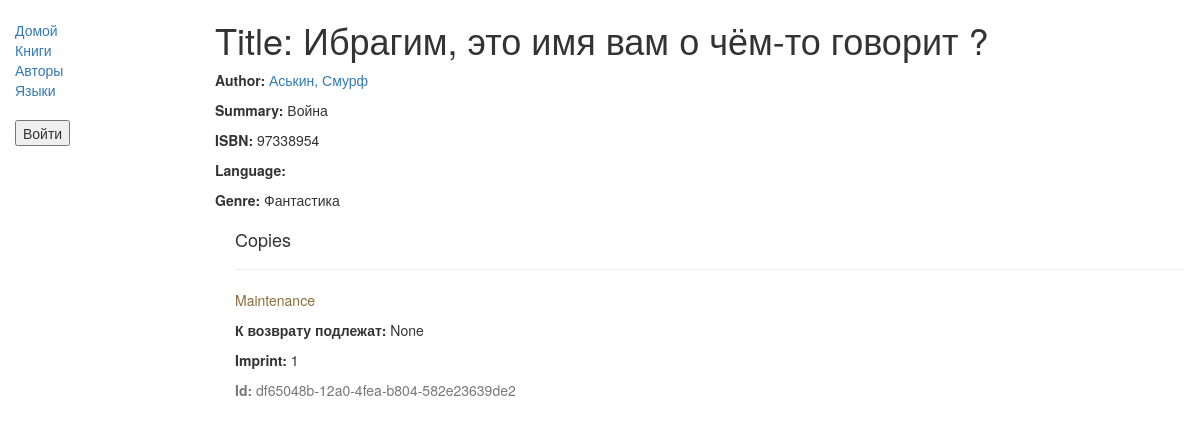
/catalog/book/2, run on the app's committed database.
### catalog/models.py (models this page shows, shortened)
class Book(models.Model):
    title = models.CharField(max_length=200)
    author = models.ForeignKey('Author', on_delete=models.SET_NULL, null=True)
    """
    # Используется внешний ключ(ForeignKey), потому что у книги может быть только один автор, но у авторов может быть несколько книг
    # Автор в виде строки, а не объекта, поскольку он еще не был объявлен в файле.
    """
    summary = models.TextField(max_length=1000, help_text="Enter a brief description of the book")
    isbn = models.CharField('ISBN',max_length=13, help_text='13 Character <a href="https://www.isbn-international.org/content/what-isbn">ISBN number</a>')
    genre = models.ManyToManyField(Genre, help_text="Select a genre for this book")
    """
    # ManyToManyField(многие ко многим) используется потому, что жанр может содержать много книг. Книги могут охватывать много жанров.
    # Класс жанра уже определен, поэтому мы можем указать объект, указанный выше.
    """
    def display_genre(self):
        """
        Creates a string for the Genre. This is required to display genre in Admin.
        """
        return ', '.join([genre.name for genre in self.genre.all()[:3]])
    display_genre.short_description = 'Genre'

class Author(models.Model):
    first_name = models.CharField(max_length=100)
    last_name = models.CharField(max_length=100)
    date_of_birth = models.DateField(null=True, blank=True)
    date_of_death = models.DateField('Died', null=True, blank=True)
    def __str__(self):
        return '%s, %s' % (self.last_name, self.first_name)

class Genre(models.Model):
    name = models.CharField(max_length=200, help_text="Введите жанр книги")
    def __str__(self):
        return self.name

class BookInstance(models.Model):
    id = models.UUIDField(primary_key=True, default=uuid.uuid4, help_text="Unique ID for this particular book across whole library")
    book = models.ForeignKey('Book', on_delete=models.SET_NULL, null=True)
    imprint = models.CharField(max_length=200)
    due_back = models.DateField(null=True, blank=True)
    LOAN_STATUS = (
        ('m', 'Maintenance'),
        ('o', 'On loan'),
        ('a', 'Available'),
        ('r', 'Reserved'),
    )
    status = models.CharField(max_length=1, choices=LOAN_STATUS, blank=True, default='m', help_text='Забронировать наличие')
    class Meta:
        ordering = ["due_back"]
        permissions = (("can_mark_returned", "Set book as returned"),)
    borrower = models.ForeignKey(User, on_delete=models.SET_NULL, null=True, blank=True)

### catalog/views.py (the view, shortened to what this page needs)
# urls.py: path('book/<int:pk>', views.BookDetailView.as_view(), name='book-detail'),
class BookDetailView(generic.DetailView):
    model = Book

### catalog/templates/catalog/book_detail.html
{% extends "base_generic.html" %}
{% block content %}
  <h1>Title: {{ book.title }}</h1>
  <p><strong>Author:</strong> <a href="">{{ book.author }}</a></p>
  <p><strong>Summary:</strong> {{ book.summary }}</p>
  <p><strong>ISBN:</strong> {{ book.isbn }}</p>
  <p><strong>Language:</strong> {{ book.language }}</p>
  <p><strong>Genre:</strong> {% for genre in book.genre.all %} {{ genre }}{% if not forloop.last %}, {% endif %}{% endfor %}</p>
  <div style="margin-left:20px;margin-top:20px">
    <h4>Copies</h4>
    {% for copy in book.bookinstance_set.all %}
    <hr>
    <p class="{% if copy.status == 'a' %}text-success{% elif copy.status == 'd' %}text-danger{% else %}text-warning{% endif %}">{{ copy.get_status_display }}</p>
    {% if copy.status != 'a' %}<p><strong>К возврату подлежат:</strong> {{copy.due_back}}</p>{% endif %}
    <p><strong>Imprint:</strong> {{copy.imprint}}</p>
    <p class="text-muted"><strong>Id:</strong> {{copy.id}}</p>
    {% endfor %}
  </div>
{% endblock %}

### data on the page
Book: title "Ибрагим, это имя вам о чём-то говорит ?", author "Аськин, Смурф", summary "Война", isbn "97338954"
Genre: name "Фантастика"
BookInstance: status "Maintenance", due_back "None", imprint "1", id "df65048b-12a0-4fea-b804-582e23639de2"
